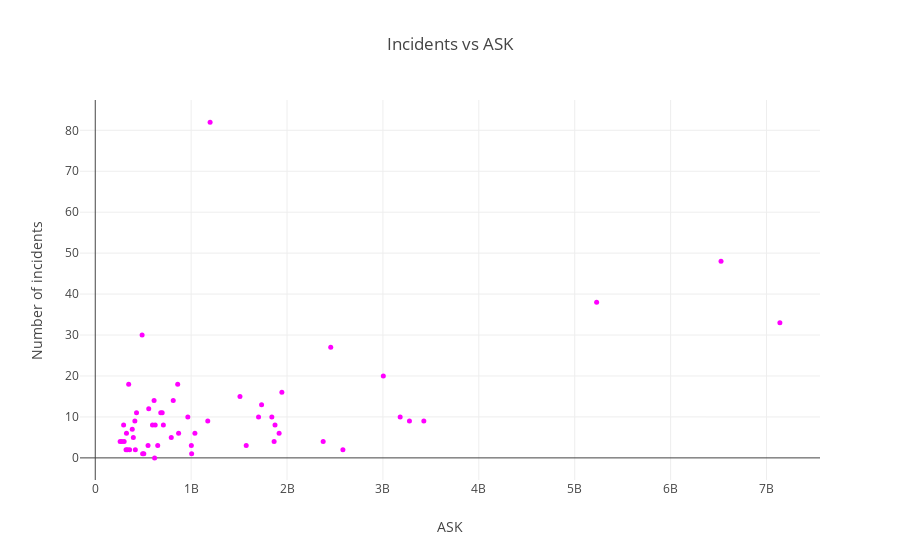

Notebook code cell kept with this figure:
### Markdown cell above
**Commento al grafico e considerazioni**

Dal grafico, possiamo notare una crescita sensata del numero di incidenti al crescere dell'ASK: il coefficiente di correlazione tra le due variabile prese in esame è pari a **0.472**, meno di quanto forse ci si potrebbe aspettare ma comunque buono consideranto il "difetto" di cui soffre il dataset esposto poco più sopra.

### Code cell
#Scatter plot che confronta gli incidenti di tutti gli anni con ask

data = []

incidentSum = incident85_99+incident00_14

trace = go.Scatter(x = ask, y = incidentSum,
                   mode = 'markers', marker = {'color': 'rgb(255,0,255)', 'size': 5, 'symbol': 'circle', 'opacity': 1.0},
                   text = airlines,
                   name = "Incidents 85-99"
                  ) 
data.append(trace)


layout = go.Layout(title = 'Incidents vs ASK', xaxis = {'title': 'ASK'}, yaxis = {'title': 'Number of incidents'}, barmode='overlay')
fig=go.Figure(data=data, layout=layout)

py.iplot(fig)

#print(np.corrcoef(incidentSum, ask)) #coefficiente correlazione

### Figure 1 — Plotly figure (JSON) as saved in the notebook; plotly's stock layout.template omitted (floating-point values rounded to 4 significant figures)
{"data": [{"marker": {"color": "rgb(255,0,255)", "opacity": 1, "size": 5, "symbol": "circle"}, "mode": "markers", "name": "Incidents 85-99", "text": ["Aer Lingus", "Aeroflot*", "Aerolineas Argentinas", "Aeromexico*", "Air Canada", "Air France", "Air India*", "Air New Zealand*", "Alaska Airlines*", "Alitalia", "All Nippon Airways", "American*", "Austrian Airlines", "Avianca", "British Airways*", "Cathay Pacific*", "China Airlines", "Condor", "COPA", "Delta / Northwest*", "Egyptair", "El Al", "Ethiopian Airlines", "Finnair", "Garuda Indonesia", "Gulf Air", "Hawaiian Airlines", "Iberia", "Japan Airlines", "Kenya Airways", "KLM*", "Korean Air", "LAN Airlines", "Lufthansa*", "Malaysia Airlines", "Pakistan International", "Philippine Airlines", "Qantas*", "Royal Air Maroc", "SAS*", "Saudi Arabian", "Singapore Airlines", "South African", "Southwest Airlines", "Sri Lankan / AirLanka", "SWISS*", "TACA", "TAM", "TAP - Air Portugal", "Thai Airways", "Turkish Airlines", "United / Continental*", "US Airways / America West*", "Vietnam Airlines", "Virgin Atlantic", "Xiamen Airlines"], "type": "scatter", "uid": "235e0910-fed2-11e8-a257-1002b5e0c242", "x": [320906734, 1197672318, 385803648, 596871813, 1865253802, 3004002661, 869253552, 710174817, 965346773, 698012498, 1841234177, 5228357340, 358239823, 396922563, 3179760952, 2582459303, 813216487, 417982610, 550491507, 6525658894, 557699891, 335448023, 488560643, 506464950, 613356665, 301379762, 493877795, 1173203126, 1574217531, 277414794, 1874561773, 1734522605, 1001965891, 3426529504, 1039171244, 348563137, 413007158, 1917428984, 295705339, 682971852, 859673901, 2376857805, 651502442, 3276525770, 325582976, 792601299, 259373346, 1509195646, 619130754, 1702802250, 1946098294, 7139291291, 2455687887, 625084918, 1005248585, 430462962], "y": [2, 82, 7, 8, 4, 20, 6, 8, 10, 11, 10, 38, 2, 5, 10, 2, 14, 2, 3, 48, 12, 2, 30, 1, 14, 4, 1, 9, 3, 4, 8, 13, 3, 9, 6, 18, 9, 6, 8, 11, 18, 4, 3, 9, 6, 5, 4, 15, 0, 10, 16, 33, 27, 8, 1, 11]}], "layout": {"barmode": "overlay", "title": "Incidents vs ASK", "xaxis": {"title": "ASK"}, "yaxis": {"title": "Number of incidents"}}}
